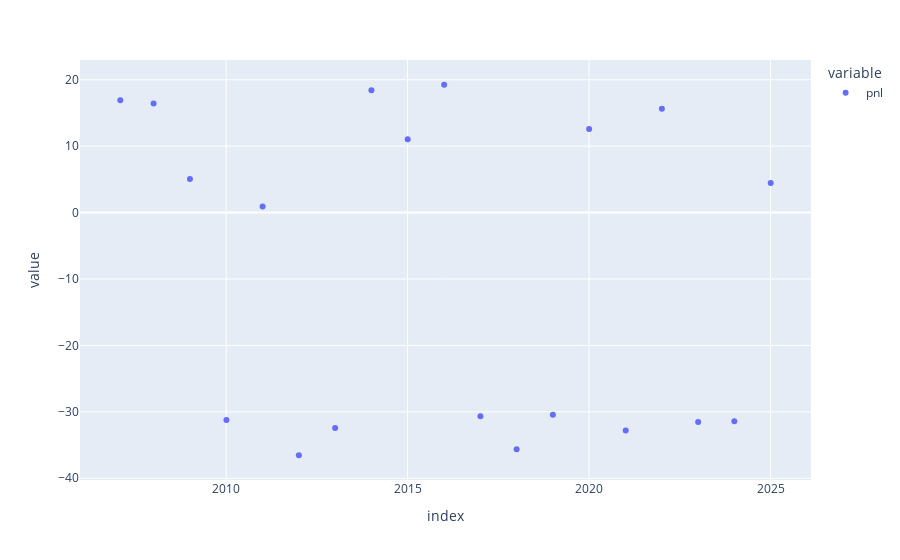

Here is the notebook cell this chart was saved with:
### Code cell
px.scatter(pd.DataFrame(global_results).transpose()['pnl'])

### Figure 1 — Plotly figure (JSON) as saved in the notebook; plotly's stock layout.template omitted (floating-point values rounded to 4 significant figures)
{"data": [{"hovertemplate": "variable=pnl<br>index=%{x}<br>value=%{y}<extra></extra>", "legendgroup": "pnl", "marker": {"color": "#636efa", "symbol": "circle"}, "mode": "markers", "name": "pnl", "orientation": "v", "showlegend": true, "type": "scatter", "x": ["2007-02-01T00:00:00", "2008-01-02T00:00:00", "2009-01-02T00:00:00", "2010-01-04T00:00:00", "2011-01-03T00:00:00", "2012-01-03T00:00:00", "2013-01-02T00:00:00", "2014-01-02T00:00:00", "2015-01-02T00:00:00", "2016-01-04T00:00:00", "2017-01-03T00:00:00", "2018-01-02T00:00:00", "2019-01-02T00:00:00", "2020-01-02T00:00:00", "2021-01-04T00:00:00", "2022-01-03T00:00:00", "2023-01-03T00:00:00", "2024-01-02T00:00:00", "2025-01-02T00:00:00"], "xaxis": "x", "y": [16.91, 16.43, 5.071, -31.21, 0.9256, -36.53, -32.43, 18.43, 11.05, 19.24, -30.65, -35.64, -30.44, 12.58, -32.82, 15.65, -31.53, -31.41, 4.443], "yaxis": "y"}], "layout": {"legend": {"title": {"text": "variable"}, "tracegroupgap": 0}, "margin": {"t": 60}, "xaxis": {"anchor": "y", "domain": [0, 1], "title": {"text": "index"}}, "yaxis": {"anchor": "x", "domain": [0, 1], "title": {"text": "value"}}}}
